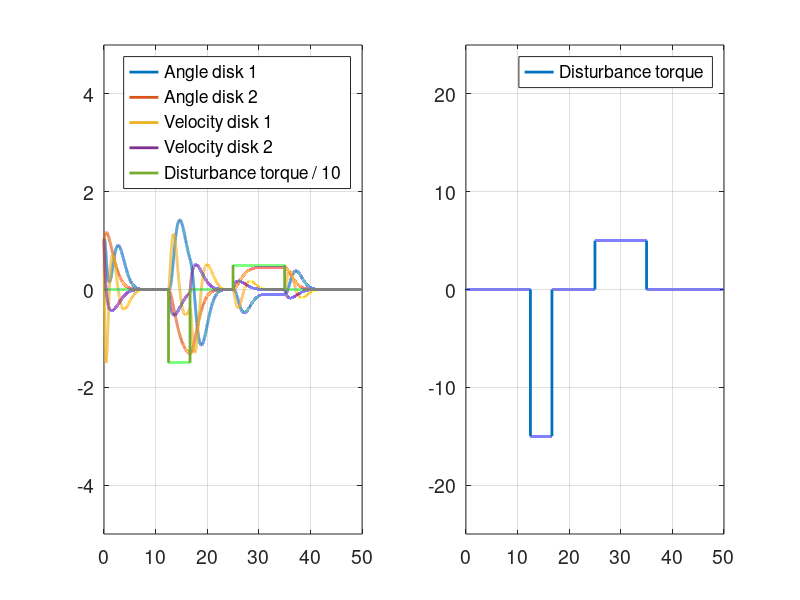

Recreate this plot in MATLAB.
%% Init
close all
clc
clear
%% Constants
J1 = 10/9;
J2 = 10;
c = 0.1;
k = 1;
ki = 1;
%% State space
A = [0 0 1 0; 0 0 0 1; -k/J1 k/J1 -c/J1 c/J1;k/J2 -k/J2 c/J2 -c/J2];
B = [0 0 ; 0 0; ki/J1 0 ; 0 1/J2];
C = [1 0 0 0; 0 1 0 0];
D = [0 0; 0 0];
%% Kalmann matrix
K = [B A*B A^2*B A^3*B];
[L,U] = lu(K);
%% Eigenvalue A
Eigenvalues_A = eig(A);
%% Desired eigenvalues
Eigen_d = [-2;-1;-1+i;-1-i];
F = place(A,B,Eigen_d)
%% Check response
tmax = 50;
samplefreq = 1000;
t = linspace(0,tmax,tmax*samplefreq);
X0 = [1;1;1;1];
%% lsim
T_d = zeros(tmax*samplefreq,1);
T_d(floor(tmax/2*samplefreq):floor(tmax*samplefreq-15*samplefreq)) = 5;
T_d(floor(tmax/4*samplefreq):floor(tmax/3*samplefreq)) = -15;
U = [zeros(1,tmax*samplefreq);T_d'];
sys1 = ss(A-B*F,B,zeros(size(A)),0);
[Y, T, X] = lsim(sys1,U,t,X0);

figure
subplot1 = subplot(1,2,1);
plot(t,X(:,1),'linewidth',2)
hold on
plot(t,X(:,2),'linewidth',2)
plot(t,X(:,3),'linewidth',2)
plot(t,X(:,4),'linewidth',2)
plot(t,T_d/10,'linewidth',2)

set(subplot1,'FontSize',14);
axis([0,tmax,-5,5])
legend('Angle disk 1','Angle disk 2','Velocity disk 1','Velocity disk 2','Disturbance torque / 10')
grid on

subplot2 = subplot(1,2,2);
plot(t,T_d,'linewidth',2)

set(subplot2,'FontSize',14);
axis([0,tmax,-25,25])
grid on
legend('Disturbance torque')

%% Checking the DC Gain
DC_Gain = dcgain(sys1);

    
